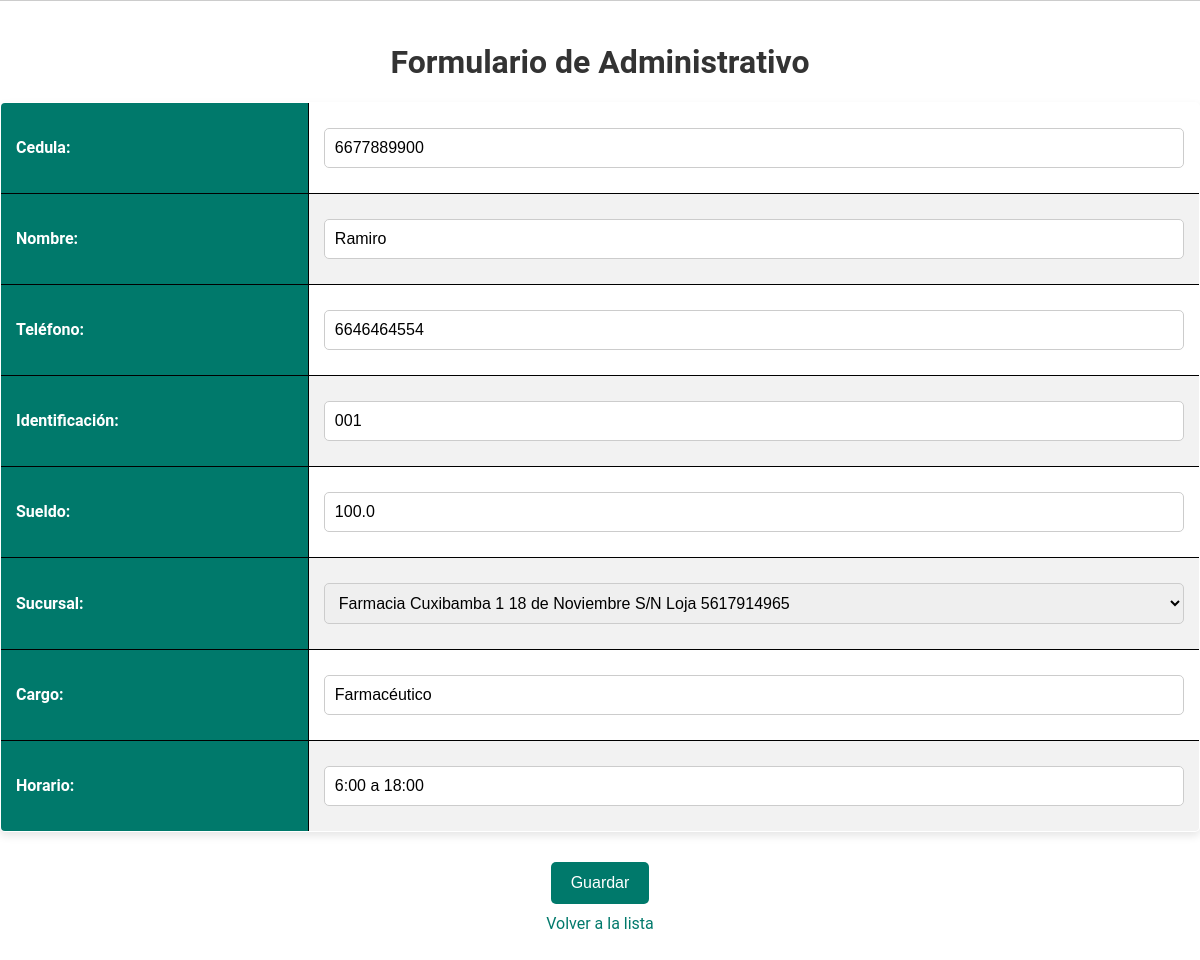
The page /administrativos/6677889900/update/ on the database its author committed.
### Farmacia/models.py (models this page shows, shortened)
class Empleado(Persona):
    identificación = models.CharField(max_length=10)
    sueldo = models.FloatField()
    sucursal = models.ForeignKey(Sucursal, on_delete=models.CASCADE, related_name='empleados')
    class Meta:
        abstract = True

class Administrativo(Empleado):
    cargo = models.CharField(max_length=50)
    horario = models.CharField(max_length=50)

class Sucursal(models.Model):
    nombre = models.CharField(max_length=50)
    dirección = models.ForeignKey(Dirección, on_delete=models.CASCADE)
    teléfono = models.CharField(max_length=10)
    farmacia = models.ForeignKey('Farmacia', on_delete=models.CASCADE, related_name='sucursales')
    def __str__(self):
        return f'{self.nombre} {self.dirección} {self.teléfono}'

### Farmacia/views.py (the view)
# urls.py: path('administrativos/<int:pk>/update/', views.administrativo_update, name='administrativo_update'),
def administrativo_update(request, pk):
    administrativo = get_object_or_404(Administrativo, pk=pk)
    if request.method == 'POST':
        form = AdministrativoForm(request.POST, instance=administrativo)
        if form.is_valid():
            form.save()
            return redirect('administrativo_list')
    else:
        form = AdministrativoForm(instance=administrativo)
    return render(request, 'administrativos/administrativo_form.html', {'form': form})

### Farmacia/forms.py
class AdministrativoForm(forms.ModelForm):
    class Meta:
        model = Administrativo
        fields = ['cedula', 'nombre', 'teléfono', 'identificación', 'sueldo', 'sucursal', 'cargo', 'horario']

### Farmacia/models.py (called while the page is built)
    def __str__(self):
        return f'{self.calle_principal} {self.calle_secundaria} {self.ciudad}'

### templates/administrativos/administrativo_form.html (shortened to what this page needs)
<!DOCTYPE html>
<html lang="es">
<head>
    {% load static %}
    <link rel="stylesheet" href="{% static 'css/tablas.css' %}">
</head>
<body>
    <div class="container">
        <h1>Formulario de Administrativo</h1>
        <form method="post">
            <table class="form-table">
                {{ form.as_table }}
            </table>
            <button type="submit">Guardar</button>
        </form>
        <a href="{% url 'administrativo_list' %}">Volver a la lista</a>
    </div>
</body>
</html>

### static/css/tablas.css (style rules this page uses)
body { display: flex; justify-content: center; align-items: center; height: 100vh; margin: 0; font-family: 'Roboto', sans-serif; background: #f0f0f0; flex-direction: column; color: #333; }
.container { width: 100%; max-width: 100%; margin: 0; border: 1px solid #ccc; border-radius: 10px; overflow-x: auto; box-shadow: 0 4px 8px rgba(0, 0, 0, 0.1); padding: 20px; background-color: #fff; text-align: center; min-width: 700px; }
table { width: 100%; border-collapse: collapse; margin-bottom: 20px; background-color: #fff; border-radius: 5px; overflow-x: auto; box-shadow: 0 4px 8px rgba(0, 0, 0, 0.1); table-layout: auto; }
table, th, td { border: 1px solid #000; }
th, td { padding: 10px; text-align: left; white-space: nowrap; min-width: 150px; }
th { background-color: #00796b; color: white; }
tr:nth-child(even) { background-color: #f2f2f2; }
a { display: inline-block; margin: 10px 0; color: #00796b; text-decoration: none; font-size: 16px; }
.form-table { width: 100%; border-collapse: collapse; margin-bottom: 20px; background-color: #fff; border-radius: 5px; overflow: hidden; box-shadow: 0 4px 8px rgba(0, 0, 0, 0.1); }
.form-table, .form-table th, .form-table td { border: 1px solid #000; }
.form-table th, .form-table td { padding: 15px; text-align: left; }
.form-table th { background-color: #00796b; color: white; }
form button { background-color: #00796b; color: white; border: none; padding: 12px 20px; border-radius: 5px; cursor: pointer; font-size: 16px; transition: background-color 0.3s ease, transform 0.3s ease; margin-top: 10px; }
form input[type="text"], form input[type="email"], form input[type="password"], form input[type="number"], form select, form textarea { width: 100%; padding: 10px; margin: 10px 0; border: 1px solid #ccc; border-radius: 5px; box-sizing: border-box; font-size: 16px; }

### static/css/background.css (style rules this page uses)
body::before { content: ""; position: fixed; top: 0; left: 0; width: 100%; height: 100%; background-image: url('../img/HD-wallpaper-turquoise-sea-underwater-turquoise.jpg'); background-size: cover; background-position: center; background-repeat: no-repeat; opacity: 0.5; z-index: -1; }

### rows shown on the page
Administrativo: cedula "6677889900", nombre "Ramiro", teléfono "6646464554", identificación "001", sueldo "100.0", sucursal "Farmacia Cuxibamba 1 18 de Noviembre S/N Loja 5617914965", cargo "Farmacéutico", horario "6:00 a 18:00"
